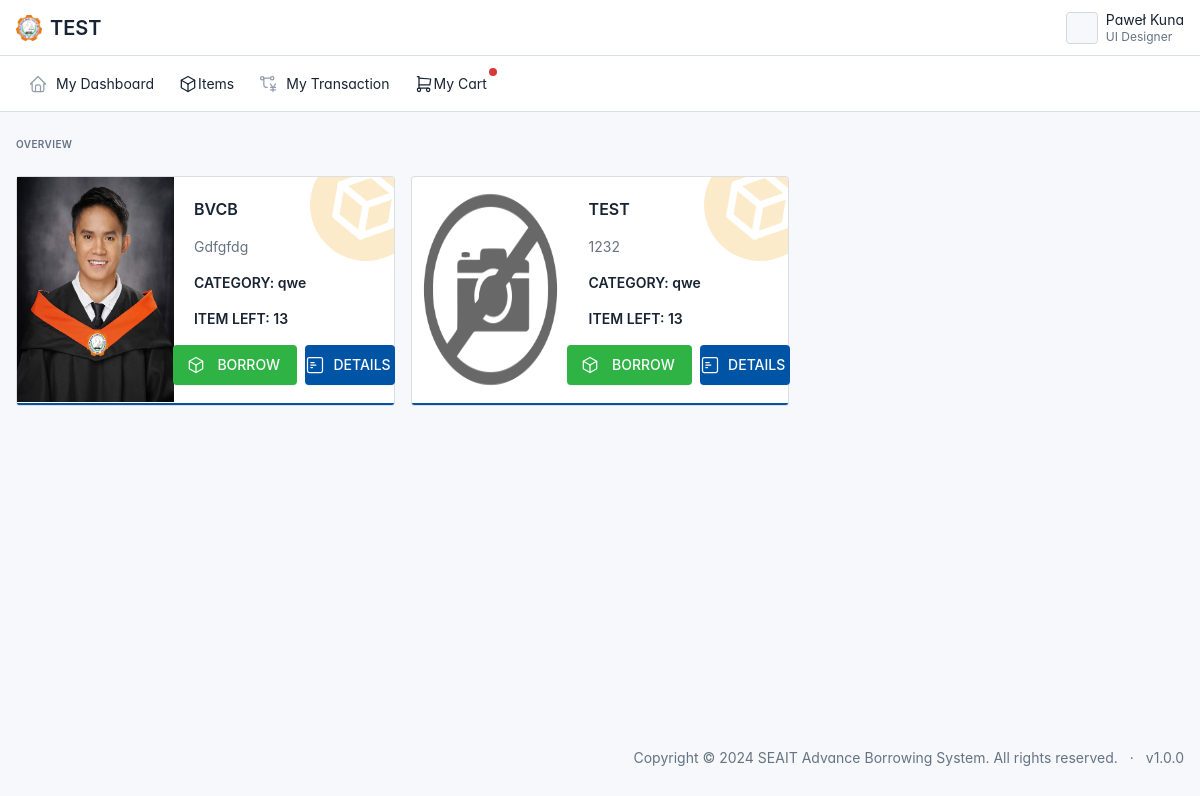
/user/category.php?id=2 (signed in), run on the app's committed database.
### tables this page shows
CREATE TABLE IF NOT EXISTS `tbl_inventory` (
  `item_code` varchar(100) NOT NULL,
  `item_name` varchar(100) NOT NULL,
  `category_id` int NOT NULL,
  `quantity` int NOT NULL,
  `size_id` int NOT NULL,
  `serial_no` varchar(100) NOT NULL,
  `item_condition` varchar(100) NOT NULL,
  `status` int NOT NULL DEFAULT '1',
  `description` varchar(100) NOT NULL,
  `img_path` varchar(100) DEFAULT NULL,
  `date_created` datetime NOT NULL DEFAULT CURRENT_TIMESTAMP,
  PRIMARY KEY (`item_code`),
  KEY `fk_category_id` (`category_id`),
  KEY `fk_size_id` (`size_id`)
);

CREATE TABLE IF NOT EXISTS `tbl_categories` (
  `category_id` int NOT NULL AUTO_INCREMENT,
  `category_name` varchar(200) NOT NULL,
  `status` int DEFAULT '1',
  PRIMARY KEY (`category_id`)
);

### user/category.php (the view, shortened to what this page needs)
<?php
include '../connection.php';
?>
<!doctype html>
<html lang="en">
<?php include '../components/head.php' ?>
<body class=" layout-fluid">
  <div class="page">
    <?php include '../components/navbar.php' ?>
    <?php include '../components/usersidebar.php' ?>
    <div class="page-wrapper">
      <div class="page-header d-print-none">
        <div class="container-xl">
          <div class="row align-items-center">
            <div class="col-5">
              <div class="page-pretitle">
                Overview
              </div>
            </div>
          </div>
        </div>
        <div class="page-body">
          <div class="container-xl">
            <div class="row row-cards">
              <?php
              if (isset($_GET['id'])) {
                $id = $_GET['id'];
                $sql = "SELECT
               a.item_code,
               a.item_name,
               a.img_path,
               a.quantity,
               b.category_name,
               a.description
             FROM
               tbl_inventory a
             LEFT JOIN tbl_categories b ON
               a.category_id = b.category_id
             LEFT JOIN tbl_size c ON
               a.size_id = c.size_id
             WHERE a.category_id = $id
             ORDER BY
               a.date_created ASC";
                $rs = $conn->query($sql);
                if ($rs->num_rows > 0) {
                  foreach ($rs as $row) { ?>
                    <div class="col-lg-4">
                      <div class="card card-link card-link-pop">
                        <div class="card-stamp">
                          <div class="card-stamp-icon bg-yellow">
                          </div>
                        </div>
                        <div class="card-status-bottom bg-primary"></div>
                        <div class="row row-0">
                          <div class="col-5">
                            <img src="../static/item/<?php echo $row['img_path'] ?>" height="225px" />
                          </div>
                          <div class="col">
                            <div class="card-body">
                              <h3 class="card-title text-uppercase"><strong><?php echo $row['item_name'] ?></strong></h3>
                              <p class="text-secondary text-capitalize"><?php echo $row['description'] ?></p>
                              <h4>CATEGORY: <?php echo $row['category_name'] ?></h4>
                              <h4>ITEM LEFT: <?php echo $row['quantity'] ?></h4>
                              <div class="d-flex justify-content-center gap-2">
                                <a href="borrowslip.php?code=<?php echo $row['item_code'] ?>" class="btn btn-success d-none d-sm-inline-block">
                                  BORROW</a>
                                <button class="btn btn-primary w-50 p-2">
                                  DETAILS</button>
                              </div>
                            </div>
                          </div>
                        </div>
                      </div>
                    </div>
                  <?php } ?>
                <?php } ?>
              <?php } ?>
            </div>
          </div>
        </div>
      </div>
      <?php include '../components/footer.php' ?>
    </div>
</body>
</html>

### components/head.php (style rules this page uses)
:root { --tblr-font-sans-serif: 'Inter Var', -apple-system, BlinkMacSystemFont, San Francisco, Segoe UI, Roboto, Helvetica Neue, sans-serif; }
body { font-feature-settings: "cv03", "cv04", "cv11"; }

### data on the page
tbl_inventory: img_path (picture), item_name "BVCB", description "Gdfgfdg", category.category_name "qwe", quantity "13"
tbl_inventory: img_path (placeholder picture), item_name "TEST", description "1232", category.category_name "qwe", quantity "13"
